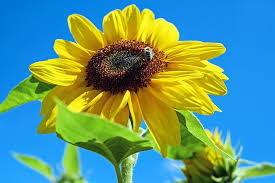
#> input picture src/sunflower.jpg, 275 x 183 px
$ python detect_color.py --image sunflower.jpg
#> lines starting #> are read from the running program, lines starting #| are printed output that depends on the picture; after the words box and inside, x2 and y2 are one past the last pixel; in counts of white or black regions, pixels touching at a corner belong together
# import the necessary packages
import numpy as np
import argparse
import cv2

# construct the argument parse and parse the arguments
ap = argparse.ArgumentParser()
ap.add_argument("-i", "--image", help = "path to the image")
args = vars(ap.parse_args())

# load the image
image = cv2.imread(args["image"])
#> image is the input picture: shape (183, 275, 3); mean B, G, R 128.7, 151.1, 94.5
hsv = cv2.cvtColor(image, cv2.COLOR_BGR2HSV)
#> hsv: shape (183, 275, 3); mean H, S, V 68.3, 213.7, 201.9


# create NumPy arrays from the boundaries
greenUpper = np.array([86,255,255], dtype = "uint8")
greenLower = np.array([36,0,0], dtype = "uint8")

# find the colors within the specified boundaries and apply
# the mask
#mask = cv2.inRange(image, lower, upper)
#mask = cv2.inRange(hsv, greenLower, greenLower)
mask = cv2.inRange(hsv, (36, 25, 25), (70, 255,255))
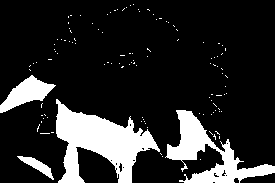
#> mask: shape (183, 275); 16.4% white; 115 white regions (111 under 20 px), largest, box (x1, y1, x2, y2) and area: (56, 99, 160, 183) 4119, (165, 110, 275, 183) 2674, (0, 75, 56, 113) 940, (17, 156, 54, 180) 285
#output = cv2.bitwise_and(image, image, mask = mask)
output = cv2.bitwise_and(hsv, hsv, mask = mask)
#> output: shape (183, 275, 3); mean H, S, V 7.3, 29.7, 26.8


# show the images
cv2.imshow("images", np.hstack([image, output]))
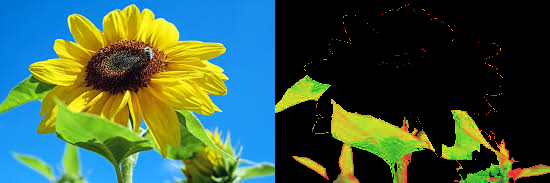
#> window 'images': shape (183, 550, 3); mean B, G, R 68, 90.4, 60.7
cv2.waitKey(0)
